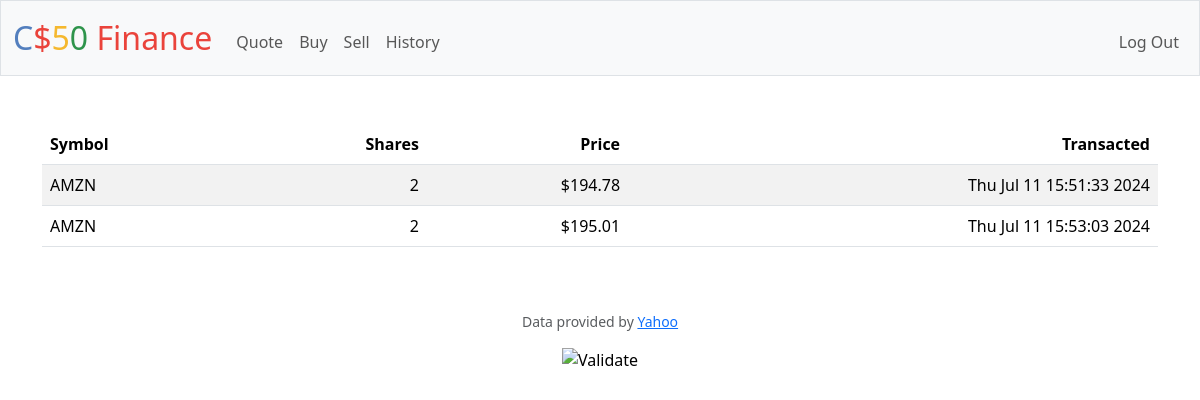
Page /history (signed in) on the earlier database version.
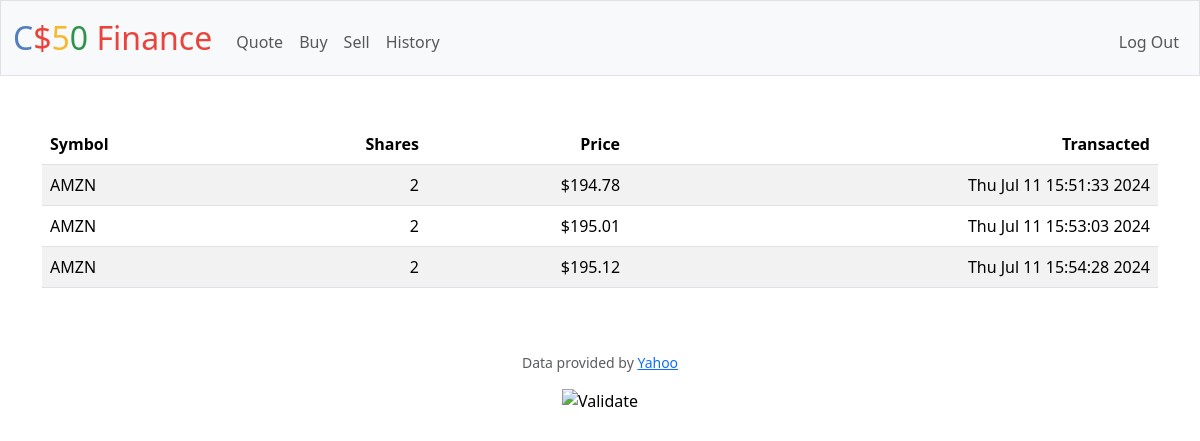
Same page on the later database version.
### tables this page shows
CREATE TABLE history (id INTEGER NOT NULL, symbol TEXT NOT NULL, shares INTEGER NOT NULL, price INTEGER NOT NULL, date TEXT NOT NULL, type TEXT NOT NULL);

### app.py (the view)
@app.route("/history")
@login_required
def history():
    rows = db.execute("SELECT * FROM history WHERE id = ?", session["user_id"])
    user = db.execute("SELECT * FROM users WHERE id = ?", session["user_id"])
    return render_template("history.html", purchases=rows, cash=usd(user[0]["cash"]))

### app.py (called while the page is built)
@app.after_request
def after_request(response):
    response.headers["Cache-Control"] = "no-cache, no-store, must-revalidate"
    response.headers["Expires"] = 0
    response.headers["Pragma"] = "no-cache"
    return response

### helpers.py (called while the page is built)
def login_required(f):
    @wraps(f)
    def decorated_function(*args, **kwargs):
        if session.get("user_id") is None:
            return redirect("/login")
        return f(*args, **kwargs)
    return decorated_function

def usd(value):
    return f"${value:,.2f}"

### templates/history.html (shortened to what this page needs)
{% extends "layout.html" %}
{% block main %}
    <table class="table table-striped">
        <thead>
            <tr>
                <th class="text-start">Symbol</th>
                <th class="text-end">Shares</th>
                <th class="text-end">Price</th>
                <th class="text-end">Transacted</th>
            </tr>
        </thead>
        <tbody>
            {% for purchase in purchases %}
                <tr>
                    <td class="text-start">{{purchase["symbol"]}}</td>
                    <td class="text-end">{{purchase["shares"]}}</td>
                    <td class="text-end">{{purchase["price"] | usd}}</td>
                    <td class="text-end">{{purchase["date"]}}</td>
                </tr>
            {% endfor %}
        </tbody>
    </table>
{% endblock %}

### templates/layout.html (shortened to what this page needs)
<!DOCTYPE html>
<html lang="en">
    <head>
        <link href="https://cdn.jsdelivr.net/npm/bootstrap@5.3.3/dist/css/bootstrap.min.css" rel="stylesheet">
        <link href="/static/styles.css" rel="stylesheet">
    </head>
    <body>
        <nav class="bg-light border navbar navbar-expand-md navbar-light">
            <div class="container-fluid">
                <a class="navbar-brand" href="/"><span class="blue">C</span><span class="red">$</span><span class="yellow">5</span><span class="green">0</span> <span class="red">Finance</span></a>
                <div class="collapse navbar-collapse" id="navbar">
                    {% if session["user_id"] %}
                        <ul class="navbar-nav me-auto mt-2">
                            <li class="nav-item"><a class="nav-link" href="/quote">Quote</a></li>
                            <li class="nav-item"><a class="nav-link" href="/buy">Buy</a></li>
                            <li class="nav-item"><a class="nav-link" href="/sell">Sell</a></li>
                            <li class="nav-item"><a class="nav-link" href="/history">History</a></li>
                        </ul>
                        <ul class="navbar-nav ms-auto mt-2">
                            <li class="nav-item"><a class="nav-link" href="/logout">Log Out</a></li>
                        </ul>
                    {% else %}
                        <ul class="navbar-nav ms-auto mt-2">
                            <li class="nav-item"><a class="nav-link" href="/register">Register</a></li>
                            <li class="nav-item"><a class="nav-link" href="/login">Log In</a></li>
                        </ul>
                    {% endif %}
                </div>
            </div>
        </nav>
        <main class="container py-5 text-center">
            {% block main %}{% endblock %}
        </main>
        <footer class="mb-5">
            <p class="mb-3 small text-center text-muted">
                Data provided by <a href="https://finance.yahoo.com/">Yahoo</a>
            </p>
            <form action="https://validator.w3.org/check" class="text-center" enctype="multipart/form-data" method="post" target="_blank">
                <input alt="Validate" src="/static/I_heart_validator.png" type="image">
            </form>
        </footer>
    </body>
</html>

### static/styles.css (style rules this page uses)
nav .navbar-brand { font-size: xx-large; }
nav .navbar-brand .blue { color: #537fbe; }
nav .navbar-brand .red { color: #ea433b; }
nav .navbar-brand .yellow { color: #f5b82e; }
nav .navbar-brand .green { color: #2e944b; }

Differences in the rows shown:
added history: symbol "AMZN", shares "2", price "$195.12", date "Thu Jul 11 15:54:28 2024"
